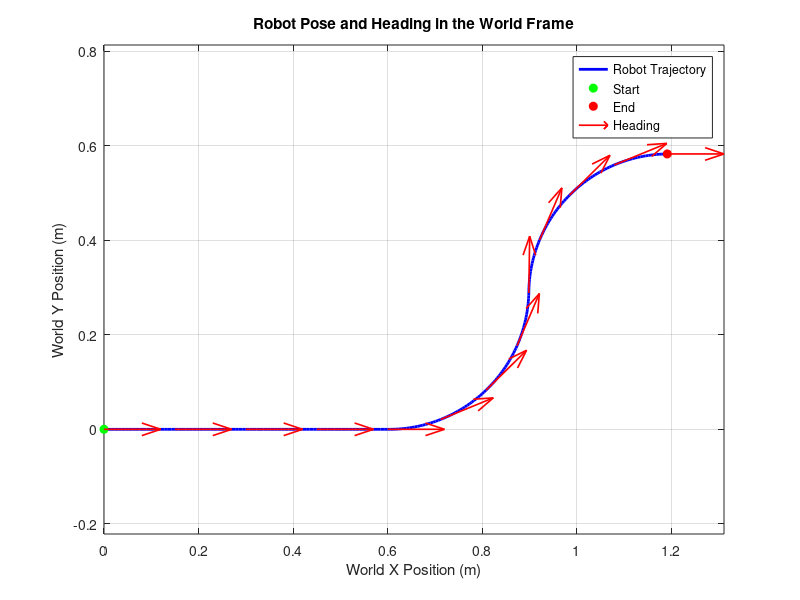
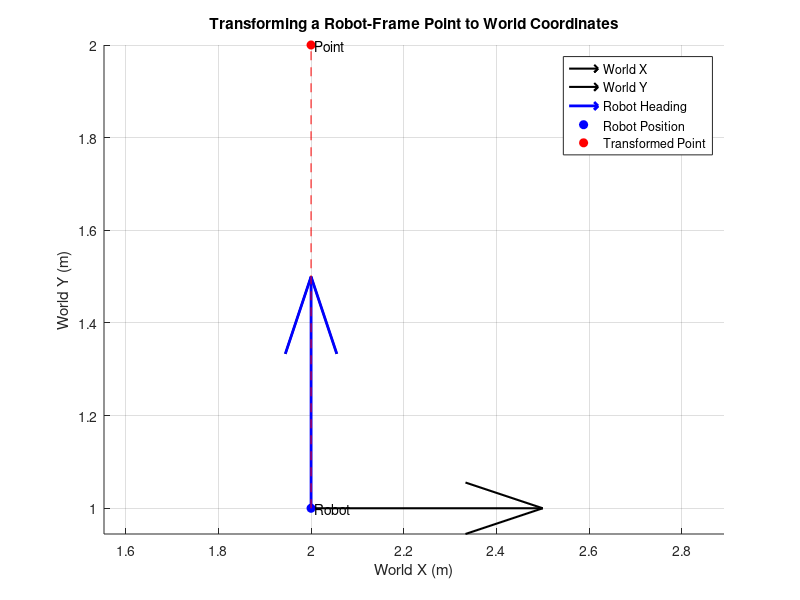

The MATLAB source for these figures, in order:
clc;
clear;
close all;

% Experiment 03: Robot pose and coordinate frames

% Robot parameters
wheelBase = 0.18;
dt = 0.05;
totalTime = 12;

time = 0:dt:totalTime;
N = length(time);

% Initialize robot pose
x = zeros(1, N);
y = zeros(1, N);
theta = zeros(1, N);

% Simulate three motion stages
for k = 1:N-1

    if time(k) < 4
        % Stage 1: Straight movement
        vLeft = 0.15;
        vRight = 0.15;

    elseif time(k) < 8
        % Stage 2: Turn left
        vLeft = 0.08;
        vRight = 0.15;

    else
        % Stage 3: Turn right
        vLeft = 0.15;
        vRight = 0.08;
    end

    % Robot linear and angular velocity
    v = (vRight + vLeft) / 2;
    omega = (vRight - vLeft) / wheelBase;

    % Update pose
    x(k+1) = x(k) + v * cos(theta(k)) * dt;
    y(k+1) = y(k) + v * sin(theta(k)) * dt;

    theta(k+1) = theta(k) + omega * dt;

end

% Plot trajectory and selected robot orientations
figure;
plot(x, y, 'b-', 'LineWidth', 2);
hold on;
plot(x(1), y(1), 'go', 'MarkerFaceColor', 'g');
plot(x(end), y(end), 'ro', 'MarkerFaceColor', 'r');

% Draw heading arrows at selected positions
indices = 1:20:N;

quiver(x(indices), y(indices), ...
    0.12*cos(theta(indices)), ...
    0.12*sin(theta(indices)), ...
    0, 'r', 'LineWidth', 1.2);

xlabel('World X Position (m)');
ylabel('World Y Position (m)');
title('Robot Pose and Heading in the World Frame');

legend('Robot Trajectory', 'Start', ...
    'End', 'Heading');
axis equal;
grid on;

% Demonstrate coordinate transformation
robotX = 2;
robotY = 1;
robotTheta = pi/2;  % 90 degrees

% A point 1 metre ahead in robot coordinates
localPoint = [1; 0];

% Rotation matrix
R = [cos(robotTheta), -sin(robotTheta);
     sin(robotTheta),  cos(robotTheta)];

% Convert local point to world coordinates
worldPoint = [robotX; robotY] + R * localPoint;

fprintf('\nCoordinate Transformation Example\n');
fprintf('Robot position: (%.2f, %.2f)\n', ...
    robotX, robotY);
fprintf('Robot heading: %.2f degrees\n', ...
    robotTheta * 180 / pi);
fprintf('Local point: (%.2f, %.2f)\n', ...
    localPoint(1), localPoint(2));
fprintf('World point: (%.2f, %.2f)\n', ...
    worldPoint(1), worldPoint(2));

% Draw the world-frame transformation example
figure;
hold on;

quiver(robotX, robotY, 0.5, 0, 0, ...
    'k', 'LineWidth', 1.5);
quiver(robotX, robotY, 0, 0.5, 0, ...
    'k', 'LineWidth', 1.5);

quiver(robotX, robotY, ...
    0.5*cos(robotTheta), ...
    0.5*sin(robotTheta), 0, ...
    'b', 'LineWidth', 2);

plot(robotX, robotY, 'bo', ...
    'MarkerFaceColor', 'b');
plot(worldPoint(1), worldPoint(2), ...
    'ro', 'MarkerFaceColor', 'r');

plot([robotX worldPoint(1)], ...
    [robotY worldPoint(2)], 'r--');

text(robotX, robotY, ' Robot');
text(worldPoint(1), worldPoint(2), ' Point');

xlabel('World X (m)');
ylabel('World Y (m)');
title('Transforming a Robot-Frame Point to World Coordinates');

legend('World X', 'World Y', ...
    'Robot Heading', 'Robot Position', ...
    'Transformed Point', 'Location', 'best');

axis equal;
grid on;
